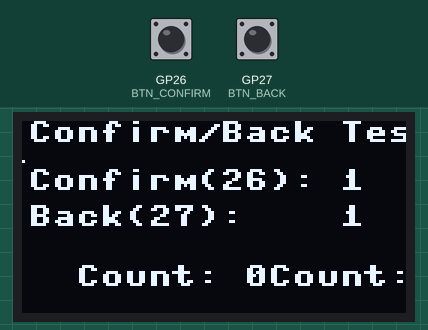
This program was run on a simulated Raspberry Pi Pico running MicroPython. On the bench: 128×64 one-colour display. The test bench sets the inputs (shaded band); at power-on: GP26 (BTN_CONFIRM) HIGH, GP27 (BTN_BACK) HIGH. What the program prints to the serial console is not drawn.

Above: at 1.2 s.
1.3 s: GP26 (BTN_CONFIRM) pulled LOW for 0.15 s
At 1.68 s:
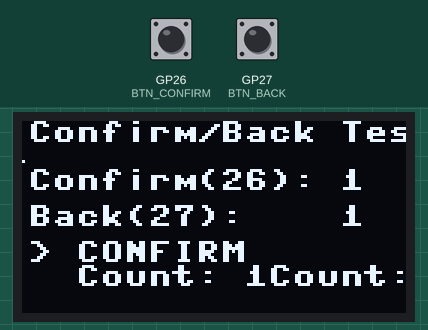
3.3 s: GP27 (BTN_BACK) pulled LOW for 0.15 s
At 3.67 s:
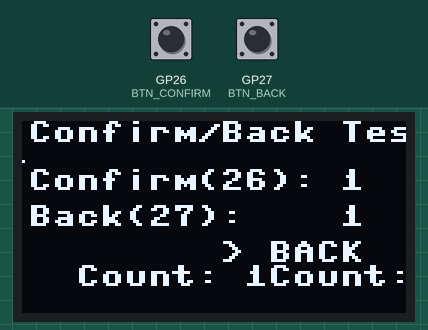
5.3 s: GP26 (BTN_CONFIRM) pulled LOW for 1 s
At 6.55 s:
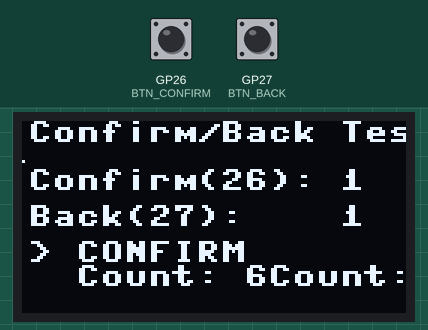
7.8 s: GP27 (BTN_BACK) pulled LOW for 1 s
At 8.6 s:
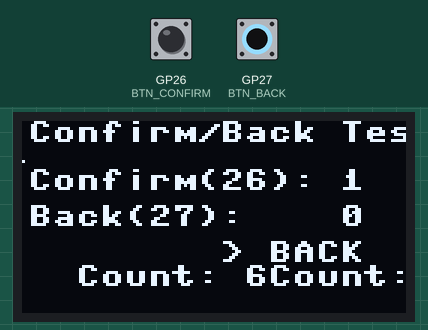
10.3 s: GP27 (BTN_BACK) pulled LOW for 3.2 s
At 13.74 s:
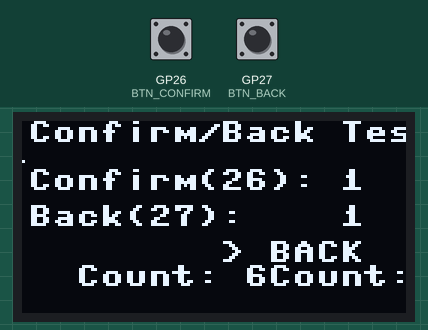
15.4 s: GP26 (BTN_CONFIRM) driven LOW and GP27 (BTN_BACK) driven LOW
At 15.59 s:
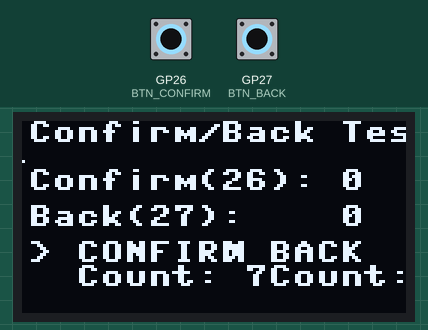
Timing chart, 0 to 18.4 s (numbered marks = the images above; inputs shaded):
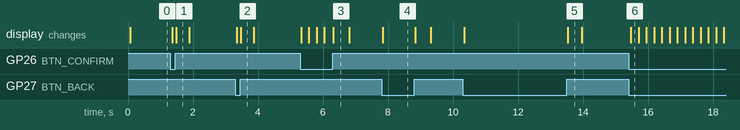

The program:

confirm_back_test.py
```python
# Pico 2 | Confirm and Back Button Test
# Tests the CONFIRM and BACK buttons from encoder board
# CONFIRM: GP26 (Active LOW, PULL_UP)
# BACK: GP27 (Active LOW, PULL_UP)
# OLED (SH1106/SSD1306 auto): I2C0 SDA=GP4, SCL=GP5

import machine, time
from machine import Pin, I2C
import framebuf

# ---------------- OLED detect & init ----------------
OLED_W, OLED_H = 128, 64
i2c = I2C(0, sda=Pin(4), scl=Pin(5), freq=400_000)
addrs = i2c.scan()
if not addrs:
    raise SystemExit("No I2C OLED on I2C0 (GP4/GP5).")
ADDR = addrs[0]

class SH1106_I2C:
    def __init__(self, w,h,i2c,addr=0x3C):
        self.width,self.height,self.i2c,self.addr = w,h,i2c,addr
        self.buffer = bytearray(w*h//8)
        self.fb = framebuf.FrameBuffer(self.buffer, w, h, framebuf.MONO_VLSB)
        def cmd(*cs):
            for c in cs: self.i2c.writeto(self.addr, b'\x00'+bytes([c]))
        cmd(0xAE,0x20,0x00,0x40,0xA1,0xC8,0x81,0x7F,0xA6,0xA8,0x3F,
            0xAD,0x8B,0xD3,0x00,0xD5,0x80,0xD9,0x22,0xDA,0x12,0xDB,0x35,0xAF)
        self.fill(0); self.show()
    def fill(self,c): self.fb.fill(c)
    def text(self,s,x,y,c=1): self.fb.text(s,x,y,c)
    def show(self):
        for p in range(self.height//8):
            self.i2c.writeto(self.addr, b'\x00'+bytes([0xB0+p,0x02,0x10]))
            s = self.width*p; e = s+self.width
            self.i2c.writeto(self.addr, b'\x40'+self.buffer[s:e])

try:
    disp = SH1106_I2C(OLED_W, OLED_H, i2c, addr=ADDR); DRIVER="SH1106"
except Exception:
    from ssd1306 import SSD1306_I2C
    disp = SSD1306_I2C(OLED_W, OLED_H, i2c, addr=ADDR); DRIVER="SSD1306"

# ---------------- Button pins ----------------
BTN_CONFIRM = Pin(26, Pin.IN, Pin.PULL_UP)
BTN_BACK = Pin(27, Pin.IN, Pin.PULL_UP)

# ---------------- Main loop ----------------
print("Confirm/Back Button Test")
print("Press CONFIRM (GP26) or BACK (GP27)")

confirm_pressed = False
back_pressed = False
confirm_display_time = 0
back_display_time = 0
confirm_count = 0
back_count = 0

DEBOUNCE_MS = 200
last_confirm_time = 0
last_back_time = 0

while True:
    time.sleep_ms(20)

    now = time.ticks_ms()

    # Check CONFIRM button
    if BTN_CONFIRM.value() == 0:  # pressed
        if time.ticks_diff(now, last_confirm_time) > DEBOUNCE_MS:
            confirm_pressed = True
            confirm_display_time = now
            confirm_count += 1
            last_confirm_time = now

    # Check BACK button
    if BTN_BACK.value() == 0:  # pressed
        if time.ticks_diff(now, last_back_time) > DEBOUNCE_MS:
            back_pressed = True
            back_display_time = now
            back_count += 1
            last_back_time = now

    # Clear button displays after 500ms
    if confirm_pressed and time.ticks_diff(now, confirm_display_time) > 500:
        confirm_pressed = False
    if back_pressed and time.ticks_diff(now, back_display_time) > 500:
        back_pressed = False

    # Display
    disp.fill(0)
    disp.text("Confirm/Back Test", 0, 0)

    # Show raw pin values
    disp.text("Confirm(26): {}".format(BTN_CONFIRM.value()), 0, 16)
    disp.text("Back(27):    {}".format(BTN_BACK.value()), 0, 28)

    # Show button press indicators
    if confirm_pressed:
        disp.text("> CONFIRM", 0, 40)
    disp.text("  Count: {}".format(confirm_count), 0, 48)

    if back_pressed:
        disp.text("> BACK", 64, 40)
    disp.text("  Count: {}".format(back_count), 64, 48)

    disp.show()
```

Measured:
- after the input at 1.3 s, the display: first changes after 0.06 s (image 1 shows a later state)
- after the input at 3.3 s, the display: first changes at once (image 2 shows a later state)
- after the input at 5.3 s, the display: first changes at once (image 3 shows a later state)
- after the input at 7.8 s, the display: changes at once (image 4)
- after the input at 10.3 s, the display: first changes after 0.05 s (image 5 shows a later state)
- after the input at 15.4 s, the display: changes after 0.07 s (image 6)
- what the display in image 3 shows lasts 0.5 s, from 6.3 s to 6.8 s
